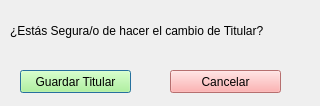
<?xml version="1.0" encoding="UTF-8"?>
<ui version="4.0">
 <class>Dialog</class>
 <widget class="QDialog" name="Dialog">
  <property name="geometry">
   <rect>
    <x>0</x>
    <y>0</y>
    <width>320</width>
    <height>106</height>
   </rect>
  </property>
  <property name="windowTitle">
   <string>Dialog</string>
  </property>
  <widget class="QLabel" name="label">
   <property name="geometry">
    <rect>
     <x>10</x>
     <y>20</y>
     <width>411</width>
     <height>21</height>
    </rect>
   </property>
   <property name="text">
    <string>¿Estás Segura/o de hacer el cambio de Titular?</string>
   </property>
  </widget>
  <widget class="QPushButton" name="btn_guardar">
   <property name="geometry">
    <rect>
     <x>20</x>
     <y>70</y>
     <width>111</width>
     <height>23</height>
    </rect>
   </property>
   <property name="styleSheet">
    <string notr="true">background-color:rgb(170, 255, 127)</string>
   </property>
   <property name="text">
    <string>Guardar Titular</string>
   </property>
  </widget>
  <widget class="QPushButton" name="btn_cancelar">
   <property name="geometry">
    <rect>
     <x>170</x>
     <y>70</y>
     <width>111</width>
     <height>23</height>
    </rect>
   </property>
   <property name="styleSheet">
    <string notr="true">background-color:rgb(255, 155, 155)</string>
   </property>
   <property name="text">
    <string>Cancelar</string>
   </property>
  </widget>
 </widget>
 <resources/>
 <connections/>
</ui>
